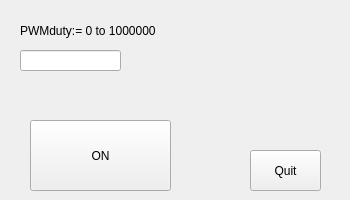
<?xml version="1.0" encoding="UTF-8"?>
<ui version="4.0">
 <class>Form</class>
 <widget class="QWidget" name="Form">
  <property name="geometry">
   <rect>
    <x>0</x>
    <y>0</y>
    <width>350</width>
    <height>200</height>
   </rect>
  </property>
  <property name="sizePolicy">
   <sizepolicy hsizetype="Ignored" vsizetype="Ignored">
    <horstretch>0</horstretch>
    <verstretch>0</verstretch>
   </sizepolicy>
  </property>
  <property name="windowTitle">
   <string>Form</string>
  </property>
  <widget class="QLineEdit" name="lineFirstNumber">
   <property name="geometry">
    <rect>
     <x>20</x>
     <y>50</y>
     <width>101</width>
     <height>21</height>
    </rect>
   </property>
  </widget>
  <widget class="QPushButton" name="addButton">
   <property name="geometry">
    <rect>
     <x>30</x>
     <y>120</y>
     <width>141</width>
     <height>71</height>
    </rect>
   </property>
   <property name="text">
    <string>ON</string>
   </property>
   <property name="checkable">
    <bool>true</bool>
   </property>
   <property name="checked">
    <bool>false</bool>
   </property>
  </widget>
  <widget class="QLabel" name="labelFirstNumber">
   <property name="geometry">
    <rect>
     <x>20</x>
     <y>20</y>
     <width>308</width>
     <height>21</height>
    </rect>
   </property>
   <property name="text">
    <string>PWMduty:= 0 to 1000000</string>
   </property>
  </widget>
  <widget class="QLabel" name="labelAddition">
   <property name="geometry">
    <rect>
     <x>30</x>
     <y>86</y>
     <width>291</width>
     <height>21</height>
    </rect>
   </property>
   <property name="sizePolicy">
    <sizepolicy hsizetype="Fixed" vsizetype="Fixed">
     <horstretch>0</horstretch>
     <verstretch>0</verstretch>
    </sizepolicy>
   </property>
   <property name="font">
    <font>
     <pointsize>14</pointsize>
    </font>
   </property>
   <property name="text">
    <string/>
   </property>
  </widget>
  <widget class="QPushButton" name="pushButton">
   <property name="geometry">
    <rect>
     <x>250</x>
     <y>150</y>
     <width>71</width>
     <height>41</height>
    </rect>
   </property>
   <property name="text">
    <string>Quit</string>
   </property>
  </widget>
 </widget>
 <resources/>
 <connections/>
 <slots>
  <slot>reset()</slot>
 </slots>
</ui>
